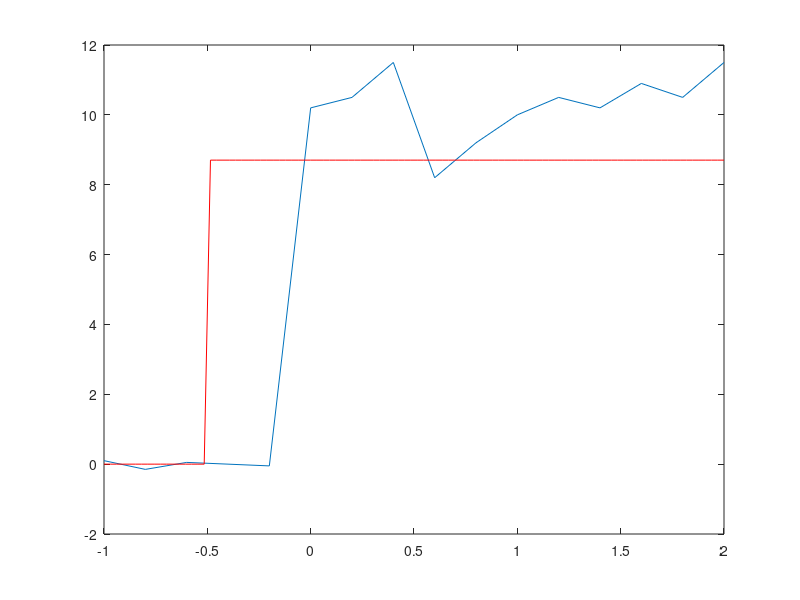

Source code (MATLAB):
X = [-1.0 -0.8 -0.6 -0.4 -0.2 0.0 0.2 0.4 0.6 0.8 1.0 1.2 1.4 1.6 1.8 2.0];
Y = [0.1 -0.15 0.05 0.0 -0.05 10.2 10.5 11.5 8.2 9.2 10.0 10.5 10.2 10.9 10.5 11.5];
plot(X,Y)



step = @(x)x > 0;


fun = @(p,x) p(1)*step(x-p(2))
p0 = [9,-0.5];
p1 = lsqcurvefit(fun,p0,X,Y);
Z = fun(p1,linspace(min(X),max(X)));
hold on
plot(linspace(min(X),max(X)),Z,'r')